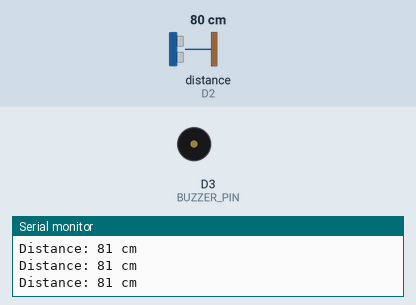
This sketch was run on a simulated ESP8266 (NodeMCU). On the bench: buzzer (waves = sounding, pin HIGH), the last lines printed to the serial monitor. Inputs (shaded band) come from the test bench; at power-on: distance to the obstacle (sensor on D2) 80 cm. The echo pulse lasts 58.3 µs per cm.

Above: at 1.2 s.
1.3 s: distance to the obstacle (sensor on D2) set to 55 cm
2.8 s: distance to the obstacle (sensor on D2) set to 45 cm
At 4.14 s:
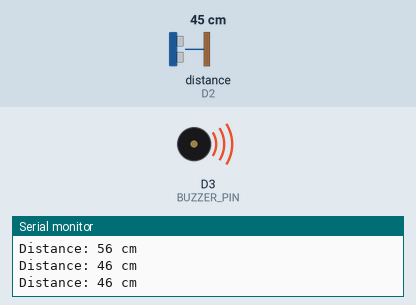
5.8 s: distance to the obstacle (sensor on D2) set to 60 cm
At 6.5 s:
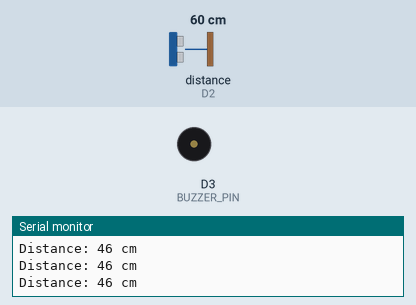
7.3 s: distance to the obstacle (sensor on D2) set to 35 cm
At 7.9 s:
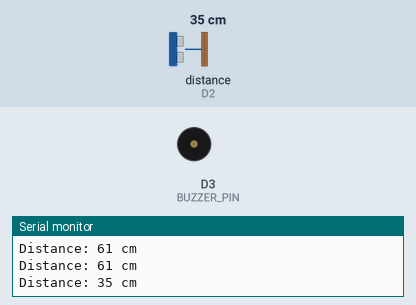
Timing chart, 0 to 11.3 s (numbered marks = the images above; inputs shaded):
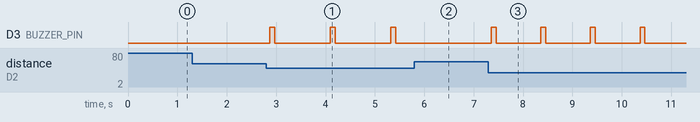

Measured:
- the behaviour switches between 50 and 49 cm on distance to the obstacle (sensor on D2) (found by bisection; images 0 and 1)
- after the input at 2.8 s, D3 (BUZZER_PIN): alternates HIGH for 0.10 s and LOW for 1.1 s, starting after 0.07 s
- after the input at 5.8 s, D3 (BUZZER_PIN): stays LOW (without the input it goes to HIGH after 0.74 s)
- after the input at 7.3 s, D3 (BUZZER_PIN): alternates HIGH for 0.10 s and LOW for 0.90 s, starting after 0.06 s

The sketch:

combined_1.ino
```cpp
#include <NewPingESP8266.h>

#define TRIGGER_PIN D1    // Ultrasonic sensor trigger pin
#define ECHO_PIN D2       // Ultrasonic sensor echo pin
#define BUZZER_PIN D3     // Passive buzzer pin (change to D4 if needed)
#define MAX_DISTANCE 200  // Maximum distance to measure (in cm)

NewPingESP8266 sonar(TRIGGER_PIN, ECHO_PIN, MAX_DISTANCE);

void setup() {
  Serial.begin(9600);
  pinMode(BUZZER_PIN, OUTPUT);  // Set buzzer pin as output
}

void loop() {
  int distance = getDistance();  // Read distance from ultrasonic sensor

  Serial.print("Distance: ");
  Serial.print(distance);
  Serial.println(" cm");

  if (distance > 0 && distance <= 50) {  // Object detected within 50 cm
    int beepDelay = map(distance, 50, 5, 1000, 100);
    // - 50 cm → beep every 1 sec
    // - 5 cm → beep every 0.1 sec (fast warning)

    digitalWrite(BUZZER_PIN, HIGH);  // Turn buzzer ON
    delay(100);                       // Short beep
    digitalWrite(BUZZER_PIN, LOW);   // Turn buzzer OFF
    delay(beepDelay);                 // Adjust beep interval based on distance
  } else {
    digitalWrite(BUZZER_PIN, LOW);  // Make sure buzzer is OFF when no object is near
  }

  delay(200);  // Small delay before next reading
}

// Function to get distance from ultrasonic sensor
int getDistance() {
  unsigned int us = sonar.ping();
  return us / US_ROUNDTRIP_CM;  // Convert to cm
}
```
